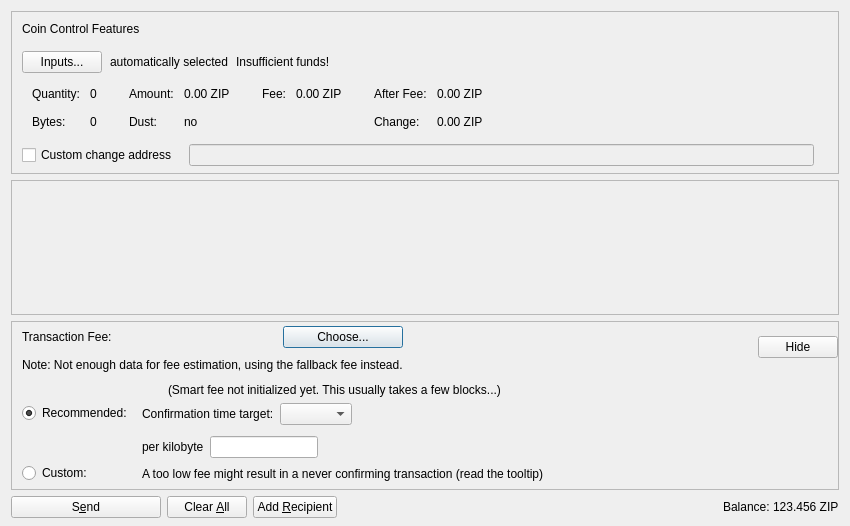
<?xml version="1.0" encoding="UTF-8"?>
<ui version="4.0">
 <class>SendCoinsDialog</class>
 <widget class="QDialog" name="SendCoinsDialog">
  <property name="geometry">
   <rect>
    <x>0</x>
    <y>0</y>
    <width>850</width>
    <height>526</height>
   </rect>
  </property>
  <property name="windowTitle">
   <string>Send Coins</string>
  </property>
  <layout class="QVBoxLayout" name="verticalLayout" stretch="0,1,0,0">
   <property name="bottomMargin">
    <number>8</number>
   </property>
   <item>
    <widget class="QFrame" name="frameCoinControl">
     <property name="sizePolicy">
      <sizepolicy hsizetype="Expanding" vsizetype="Expanding">
       <horstretch>0</horstretch>
       <verstretch>0</verstretch>
      </sizepolicy>
     </property>
     <property name="maximumSize">
      <size>
       <width>16777215</width>
       <height>16777215</height>
      </size>
     </property>
     <property name="frameShape">
      <enum>QFrame::StyledPanel</enum>
     </property>
     <property name="frameShadow">
      <enum>QFrame::Sunken</enum>
     </property>
     <layout class="QVBoxLayout" name="verticalLayoutCoinControl2">
      <property name="spacing">
       <number>0</number>
      </property>
      <property name="leftMargin">
       <number>0</number>
      </property>
      <property name="topMargin">
       <number>0</number>
      </property>
      <property name="rightMargin">
       <number>0</number>
      </property>
      <property name="bottomMargin">
       <number>6</number>
      </property>
      <item>
       <layout class="QVBoxLayout" name="verticalLayoutCoinControl" stretch="0,0,0,0,1">
        <property name="spacing">
         <number>0</number>
        </property>
        <property name="leftMargin">
         <number>10</number>
        </property>
        <property name="topMargin">
         <number>10</number>
        </property>
        <item>
         <layout class="QHBoxLayout" name="horizontalLayoutCoinControl1">
          <property name="bottomMargin">
           <number>15</number>
          </property>
          <item>
           <widget class="QLabel" name="labelCoinControlFeatures">
            <property name="sizePolicy">
             <sizepolicy hsizetype="Preferred" vsizetype="Maximum">
              <horstretch>0</horstretch>
              <verstretch>0</verstretch>
             </sizepolicy>
            </property>
            <property name="text">
             <string>Coin Control Features</string>
            </property>
           </widget>
          </item>
         </layout>
        </item>
        <item>
         <layout class="QHBoxLayout" name="horizontalLayoutCoinControl2" stretch="0,0,0,0">
          <property name="spacing">
           <number>8</number>
          </property>
          <property name="bottomMargin">
           <number>10</number>
          </property>
          <item>
           <widget class="QPushButton" name="pushButtonCoinControl">
            <property name="styleSheet">
             <string notr="true"/>
            </property>
            <property name="text">
             <string>Inputs...</string>
            </property>
            <property name="autoDefault">
             <bool>false</bool>
            </property>
           </widget>
          </item>
          <item>
           <widget class="QLabel" name="labelCoinControlAutomaticallySelected">
            <property name="text">
             <string>automatically selected</string>
            </property>
            <property name="margin">
             <number>5</number>
            </property>
           </widget>
          </item>
          <item>
           <widget class="QLabel" name="labelCoinControlInsuffFunds">
            <property name="text">
             <string>Insufficient funds!</string>
            </property>
            <property name="margin">
             <number>5</number>
            </property>
           </widget>
          </item>
          <item>
           <spacer name="horizontalSpacerCoinControl">
            <property name="orientation">
             <enum>Qt::Horizontal</enum>
            </property>
            <property name="sizeHint" stdset="0">
             <size>
              <width>40</width>
              <height>1</height>
             </size>
            </property>
           </spacer>
          </item>
         </layout>
        </item>
        <item>
         <widget class="QWidget" name="widgetCoinControl" native="true">
          <property name="sizePolicy">
           <sizepolicy hsizetype="Preferred" vsizetype="Preferred">
            <horstretch>0</horstretch>
            <verstretch>0</verstretch>
           </sizepolicy>
          </property>
          <property name="minimumSize">
           <size>
            <width>0</width>
            <height>0</height>
           </size>
          </property>
          <property name="styleSheet">
           <string notr="true"/>
          </property>
          <layout class="QHBoxLayout" name="horizontalLayoutCoinControl5">
           <property name="leftMargin">
            <number>0</number>
           </property>
           <property name="topMargin">
            <number>0</number>
           </property>
           <property name="rightMargin">
            <number>0</number>
           </property>
           <property name="bottomMargin">
            <number>0</number>
           </property>
           <item>
            <layout class="QHBoxLayout" name="horizontalLayoutCoinControl3" stretch="0,0,0,1">
             <property name="spacing">
              <number>20</number>
             </property>
             <property name="topMargin">
              <number>0</number>
             </property>
             <property name="bottomMargin">
              <number>10</number>
             </property>
             <item>
              <layout class="QFormLayout" name="formLayoutCoinControl1">
               <property name="horizontalSpacing">
                <number>10</number>
               </property>
               <property name="verticalSpacing">
                <number>14</number>
               </property>
               <property name="leftMargin">
                <number>10</number>
               </property>
               <property name="topMargin">
                <number>4</number>
               </property>
               <property name="rightMargin">
                <number>6</number>
               </property>
               <item row="0" column="0">
                <widget class="QLabel" name="labelCoinControlQuantityText">
                 <property name="text">
                  <string>Quantity:</string>
                 </property>
                 <property name="margin">
                  <number>0</number>
                 </property>
                </widget>
               </item>
               <item row="0" column="1">
                <widget class="QLabel" name="labelCoinControlQuantity">
                 <property name="cursor">
                  <cursorShape>IBeamCursor</cursorShape>
                 </property>
                 <property name="contextMenuPolicy">
                  <enum>Qt::ActionsContextMenu</enum>
                 </property>
                 <property name="text">
                  <string notr="true">0</string>
                 </property>
                 <property name="margin">
                  <number>0</number>
                 </property>
                 <property name="textInteractionFlags">
                  <set>Qt::LinksAccessibleByMouse|Qt::TextSelectableByKeyboard|Qt::TextSelectableByMouse</set>
                 </property>
                </widget>
               </item>
               <item row="1" column="0">
                <widget class="QLabel" name="labelCoinControlBytesText">
                 <property name="text">
                  <string>Bytes:</string>
                 </property>
                </widget>
               </item>
               <item row="1" column="1">
                <widget class="QLabel" name="labelCoinControlBytes">
                 <property name="cursor">
                  <cursorShape>IBeamCursor</cursorShape>
                 </property>
                 <property name="contextMenuPolicy">
                  <enum>Qt::ActionsContextMenu</enum>
                 </property>
                 <property name="text">
                  <string notr="true">0</string>
                 </property>
                 <property name="textInteractionFlags">
                  <set>Qt::LinksAccessibleByMouse|Qt::TextSelectableByKeyboard|Qt::TextSelectableByMouse</set>
                 </property>
                </widget>
               </item>
              </layout>
             </item>
             <item>
              <layout class="QFormLayout" name="formLayoutCoinControl2">
               <property name="horizontalSpacing">
                <number>10</number>
               </property>
               <property name="verticalSpacing">
                <number>14</number>
               </property>
               <property name="leftMargin">
                <number>6</number>
               </property>
               <property name="topMargin">
                <number>4</number>
               </property>
               <property name="rightMargin">
                <number>6</number>
               </property>
               <item row="0" column="0">
                <widget class="QLabel" name="labelCoinControlAmountText">
                 <property name="text">
                  <string>Amount:</string>
                 </property>
                 <property name="margin">
                  <number>0</number>
                 </property>
                </widget>
               </item>
               <item row="0" column="1">
                <widget class="QLabel" name="labelCoinControlAmount">
                 <property name="cursor">
                  <cursorShape>IBeamCursor</cursorShape>
                 </property>
                 <property name="contextMenuPolicy">
                  <enum>Qt::ActionsContextMenu</enum>
                 </property>
                 <property name="text">
                  <string notr="true">0.00 ZIP</string>
                 </property>
                 <property name="textInteractionFlags">
                  <set>Qt::LinksAccessibleByMouse|Qt::TextSelectableByKeyboard|Qt::TextSelectableByMouse</set>
                 </property>
                </widget>
               </item>
               <item row="1" column="0">
                <widget class="QLabel" name="labelCoinControlLowOutputText">
                 <property name="text">
                  <string>Dust:</string>
                 </property>
                </widget>
               </item>
               <item row="1" column="1">
                <widget class="QLabel" name="labelCoinControlLowOutput">
                 <property name="cursor">
                  <cursorShape>IBeamCursor</cursorShape>
                 </property>
                 <property name="contextMenuPolicy">
                  <enum>Qt::ActionsContextMenu</enum>
                 </property>
                 <property name="text">
                  <string notr="true">no</string>
                 </property>
                 <property name="textInteractionFlags">
                  <set>Qt::LinksAccessibleByMouse|Qt::TextSelectableByKeyboard|Qt::TextSelectableByMouse</set>
                 </property>
                </widget>
               </item>
              </layout>
             </item>
             <item>
              <layout class="QFormLayout" name="formLayoutCoinControl3">
               <property name="horizontalSpacing">
                <number>10</number>
               </property>
               <property name="verticalSpacing">
                <number>14</number>
               </property>
               <property name="leftMargin">
                <number>6</number>
               </property>
               <property name="topMargin">
                <number>4</number>
               </property>
               <property name="rightMargin">
                <number>6</number>
               </property>
               <item row="0" column="0">
                <widget class="QLabel" name="labelCoinControlFeeText">
                 <property name="text">
                  <string>Fee:</string>
                 </property>
                 <property name="margin">
                  <number>0</number>
                 </property>
                </widget>
               </item>
               <item row="0" column="1">
                <widget class="QLabel" name="labelCoinControlFee">
                 <property name="cursor">
                  <cursorShape>IBeamCursor</cursorShape>
                 </property>
                 <property name="contextMenuPolicy">
                  <enum>Qt::ActionsContextMenu</enum>
                 </property>
                 <property name="text">
                  <string notr="true">0.00 ZIP</string>
                 </property>
                 <property name="textInteractionFlags">
                  <set>Qt::LinksAccessibleByMouse|Qt::TextSelectableByKeyboard|Qt::TextSelectableByMouse</set>
                 </property>
                </widget>
               </item>
              </layout>
             </item>
             <item>
              <layout class="QFormLayout" name="formLayoutCoinControl4">
               <property name="horizontalSpacing">
                <number>10</number>
               </property>
               <property name="verticalSpacing">
                <number>14</number>
               </property>
               <property name="leftMargin">
                <number>6</number>
               </property>
               <property name="topMargin">
                <number>4</number>
               </property>
               <property name="rightMargin">
                <number>6</number>
               </property>
               <item row="0" column="0">
                <widget class="QLabel" name="labelCoinControlAfterFeeText">
                 <property name="text">
                  <string>After Fee:</string>
                 </property>
                 <property name="margin">
                  <number>0</number>
                 </property>
                </widget>
               </item>
               <item row="0" column="1">
                <widget class="QLabel" name="labelCoinControlAfterFee">
                 <property name="cursor">
                  <cursorShape>IBeamCursor</cursorShape>
                 </property>
                 <property name="contextMenuPolicy">
                  <enum>Qt::ActionsContextMenu</enum>
                 </property>
                 <property name="text">
                  <string notr="true">0.00 ZIP</string>
                 </property>
                 <property name="textInteractionFlags">
                  <set>Qt::LinksAccessibleByMouse|Qt::TextSelectableByKeyboard|Qt::TextSelectableByMouse</set>
                 </property>
                </widget>
               </item>
               <item row="1" column="0">
                <widget class="QLabel" name="labelCoinControlChangeText">
                 <property name="text">
                  <string>Change:</string>
                 </property>
                </widget>
               </item>
               <item row="1" column="1">
                <widget class="QLabel" name="labelCoinControlChange">
                 <property name="cursor">
                  <cursorShape>IBeamCursor</cursorShape>
                 </property>
                 <property name="contextMenuPolicy">
                  <enum>Qt::ActionsContextMenu</enum>
                 </property>
                 <property name="text">
                  <string notr="true">0.00 ZIP</string>
                 </property>
                 <property name="textInteractionFlags">
                  <set>Qt::LinksAccessibleByMouse|Qt::TextSelectableByKeyboard|Qt::TextSelectableByMouse</set>
                 </property>
                </widget>
               </item>
              </layout>
             </item>
            </layout>
           </item>
          </layout>
         </widget>
        </item>
        <item>
         <layout class="QHBoxLayout" name="horizontalLayoutCoinControl4" stretch="0,0,0">
          <property name="spacing">
           <number>12</number>
          </property>
          <property name="sizeConstraint">
           <enum>QLayout::SetDefaultConstraint</enum>
          </property>
          <property name="topMargin">
           <number>5</number>
          </property>
          <property name="rightMargin">
           <number>5</number>
          </property>
          <item>
           <widget class="QCheckBox" name="checkBoxCoinControlChange">
            <property name="toolTip">
             <string>If this is activated, but the change address is empty or invalid, change will be sent to a newly generated address.</string>
            </property>
            <property name="text">
             <string>Custom change address</string>
            </property>
           </widget>
          </item>
          <item>
           <widget class="QValidatedLineEdit" name="lineEditCoinControlChange">
            <property name="enabled">
             <bool>false</bool>
            </property>
            <property name="sizePolicy">
             <sizepolicy hsizetype="Expanding" vsizetype="Fixed">
              <horstretch>0</horstretch>
              <verstretch>0</verstretch>
             </sizepolicy>
            </property>
           </widget>
          </item>
          <item>
           <widget class="QLabel" name="labelCoinControlChangeLabel">
            <property name="sizePolicy">
             <sizepolicy hsizetype="Preferred" vsizetype="Expanding">
              <horstretch>0</horstretch>
              <verstretch>0</verstretch>
             </sizepolicy>
            </property>
            <property name="minimumSize">
             <size>
              <width>0</width>
              <height>0</height>
             </size>
            </property>
            <property name="text">
             <string/>
            </property>
            <property name="margin">
             <number>3</number>
            </property>
           </widget>
          </item>
         </layout>
        </item>
        <item>
         <spacer name="verticalSpacerCoinControl">
          <property name="orientation">
           <enum>Qt::Vertical</enum>
          </property>
          <property name="sizeHint" stdset="0">
           <size>
            <width>800</width>
            <height>1</height>
           </size>
          </property>
         </spacer>
        </item>
       </layout>
      </item>
     </layout>
    </widget>
   </item>
   <item>
    <widget class="QScrollArea" name="scrollArea">
     <property name="widgetResizable">
      <bool>true</bool>
     </property>
     <widget class="QWidget" name="scrollAreaWidgetContents">
      <property name="geometry">
       <rect>
        <x>0</x>
        <y>0</y>
        <width>830</width>
        <height>104</height>
       </rect>
      </property>
      <layout class="QVBoxLayout" name="verticalLayout_2" stretch="0,1">
       <property name="leftMargin">
        <number>0</number>
       </property>
       <property name="topMargin">
        <number>0</number>
       </property>
       <property name="rightMargin">
        <number>0</number>
       </property>
       <property name="bottomMargin">
        <number>0</number>
       </property>
       <item>
        <layout class="QVBoxLayout" name="entries">
         <property name="spacing">
          <number>6</number>
         </property>
        </layout>
       </item>
       <item>
        <spacer name="verticalSpacer">
         <property name="orientation">
          <enum>Qt::Vertical</enum>
         </property>
         <property name="sizeHint" stdset="0">
          <size>
           <width>20</width>
           <height>40</height>
          </size>
         </property>
        </spacer>
       </item>
      </layout>
     </widget>
    </widget>
   </item>
   <item>
    <widget class="QFrame" name="frameFee">
     <property name="sizePolicy">
      <sizepolicy hsizetype="Expanding" vsizetype="Expanding">
       <horstretch>0</horstretch>
       <verstretch>0</verstretch>
      </sizepolicy>
     </property>
     <property name="maximumSize">
      <size>
       <width>16777215</width>
       <height>16777215</height>
      </size>
     </property>
     <property name="frameShape">
      <enum>QFrame::StyledPanel</enum>
     </property>
     <property name="frameShadow">
      <enum>QFrame::Sunken</enum>
     </property>
     <layout class="QVBoxLayout" name="verticalLayoutFee1">
      <property name="spacing">
       <number>0</number>
      </property>
      <property name="leftMargin">
       <number>0</number>
      </property>
      <property name="topMargin">
       <number>0</number>
      </property>
      <property name="rightMargin">
       <number>0</number>
      </property>
      <property name="bottomMargin">
       <number>0</number>
      </property>
      <item>
       <layout class="QVBoxLayout" name="verticalLayoutFee2" stretch="0,0,0">
        <property name="spacing">
         <number>0</number>
        </property>
        <property name="leftMargin">
         <number>10</number>
        </property>
        <property name="topMargin">
         <number>0</number>
        </property>
        <item>
         <layout class="QHBoxLayout" name="horizontalLayoutFee1">
          <property name="bottomMargin">
           <number>0</number>
          </property>
          <item>
           <layout class="QVBoxLayout" name="verticalLayoutFee7">
            <property name="spacing">
             <number>0</number>
            </property>
            <item>
             <spacer name="verticalSpacerSmartFee">
              <property name="orientation">
               <enum>Qt::Vertical</enum>
              </property>
              <property name="sizeType">
               <enum>QSizePolicy::Fixed</enum>
              </property>
              <property name="sizeHint" stdset="0">
               <size>
                <width>1</width>
                <height>4</height>
               </size>
              </property>
             </spacer>
            </item>
            <item>
             <layout class="QHBoxLayout" name="horizontalLayoutSmartFee">
              <property name="spacing">
               <number>10</number>
              </property>
              <item>
               <widget class="QLabel" name="labelFeeHeadline">
                <property name="sizePolicy">
                 <sizepolicy hsizetype="Preferred" vsizetype="Maximum">
                  <horstretch>0</horstretch>
                  <verstretch>0</verstretch>
                 </sizepolicy>
                </property>
                <property name="text">
                 <string>Transaction Fee:</string>
                </property>
               </widget>
              </item>
              <item>
               <widget class="QLabel" name="labelFeeMinimized">
                <property name="text">
                 <string/>
                </property>
               </widget>
              </item>
              <item>
               <widget class="QPushButton" name="buttonChooseFee">
                <property name="text">
                 <string>Choose...</string>
                </property>
               </widget>
              </item>
             </layout>
            </item>
            <item>
             <spacer name="verticalSpacer_7">
              <property name="orientation">
               <enum>Qt::Vertical</enum>
              </property>
              <property name="sizeHint" stdset="0">
               <size>
                <width>1</width>
                <height>10</height>
               </size>
              </property>
             </spacer>
            </item>
            <item>
             <widget class="QLabel" name="fallbackFeeWarningLabel">
              <property name="toolTip">
               <string>Using the fallbackfee can result in sending a transaction that will take several hours or days (or never) to confirm. Consider choosing your fee manually or wait until you have validated the complete chain.</string>
              </property>
              <property name="text">
               <string>Note: Not enough data for fee estimation, using the fallback fee instead.</string>
              </property>
              <property name="wordWrap">
               <bool>false</bool>
              </property>
             </widget>
            </item>
            <item>
             <spacer name="verticalSpacer_5">
              <property name="orientation">
               <enum>Qt::Vertical</enum>
              </property>
              <property name="sizeHint" stdset="0">
               <size>
                <width>1</width>
                <height>1</height>
               </size>
              </property>
             </spacer>
            </item>
           </layout>
          </item>
          <item>
           <spacer name="horizontalSpacer_4">
            <property name="orientation">
             <enum>Qt::Horizontal</enum>
            </property>
            <property name="sizeHint" stdset="0">
             <size>
              <width>1</width>
              <height>1</height>
             </size>
            </property>
           </spacer>
          </item>
          <item>
           <widget class="QPushButton" name="buttonMinimizeFee">
            <property name="toolTip">
             <string>Hide transaction fee settings</string>
            </property>
            <property name="text">
             <string>Hide</string>
            </property>
           </widget>
          </item>
         </layout>
        </item>
        <item>
         <widget class="QFrame" name="frameFeeSelection">
          <layout class="QVBoxLayout" name="verticalLayoutFee12">
           <property name="spacing">
            <number>0</number>
           </property>
           <property name="leftMargin">
            <number>0</number>
           </property>
           <property name="topMargin">
            <number>0</number>
           </property>
           <property name="rightMargin">
            <number>0</number>
           </property>
           <property name="bottomMargin">
            <number>0</number>
           </property>
           <item>
            <layout class="QGridLayout" name="gridLayoutFee">
             <property name="topMargin">
              <number>10</number>
             </property>
             <property name="bottomMargin">
              <number>4</number>
             </property>
             <property name="horizontalSpacing">
              <number>10</number>
             </property>
             <property name="verticalSpacing">
              <number>4</number>
             </property>
             <item row="1" column="1">
              <layout class="QVBoxLayout" name="verticalLayoutFee8">
               <property name="spacing">
                <number>6</number>
               </property>
               <property name="topMargin">
                <number>3</number>
               </property>
               <item>
                <layout class="QHBoxLayout" name="horizontalLayoutFee13" stretch="0,0,1">
                 <item>
                  <widget class="QLabel" name="labelCustomPerKilobyte">
                   <property name="toolTip">
                    <string>If the custom fee is set to 1000 duffs and the transaction is only 250 bytes, then &quot;per kilobyte&quot; only pays 250 duffs in fee,&lt;br /&gt;while &quot;at least&quot; pays 1000 duffs. For transactions bigger than a kilobyte both pay by kilobyte.</string>
                   </property>
                   <property name="text">
                    <string>per kilobyte</string>
                   </property>
                  </widget>
                 </item>
                 <item>
                  <widget class="BitcoinAmountField" name="customFee"/>
                 </item>
                 <item>
                  <spacer name="horizontalSpacer_6">
                   <property name="orientation">
                    <enum>Qt::Horizontal</enum>
                   </property>
                   <property name="sizeHint" stdset="0">
                    <size>
                     <width>1</width>
                     <height>1</height>
                    </size>
                   </property>
                  </spacer>
                 </item>
                </layout>
               </item>
               <item>
                <layout class="QHBoxLayout" name="horizontalLayoutFee8">
                 <item>
                  <widget class="QLabel" name="labelCustomFeeWarning">
                   <property name="enabled">
                    <bool>true</bool>
                   </property>
                   <property name="toolTip">
                    <string>When there is less transaction volume than space in the blocks, miners as well as relaying nodes may enforce a minimum fee. Paying only this minimum fee is just fine, but be aware that this can result in a never confirming transaction once there is more demand for ZIP transactions than the network can process.</string>
                   </property>
                   <property name="text">
                    <string>A too low fee might result in a never confirming transaction (read the tooltip)</string>
                   </property>
                  </widget>
                 </item>
                 <item>
                  <spacer name="horizontalSpacer_2">
                   <property name="orientation">
                    <enum>Qt::Horizontal</enum>
                   </property>
                   <property name="sizeHint" stdset="0">
                    <size>
                     <width>1</width>
                     <height>1</height>
                    </size>
                   </property>
                  </spacer>
                 </item>
                </layout>
               </item>
              </layout>
             </item>
             <item row="0" column="0">
              <layout class="QVBoxLayout" name="verticalLayoutFee4" stretch="0,1">
               <property name="topMargin">
                <number>20</number>
               </property>
               <property name="bottomMargin">
                <number>3</number>
               </property>
               <item>
                <widget class="QRadioButton" name="radioSmartFee">
                 <property name="text">
                  <string>Recommended:</string>
                 </property>
                 <property name="checked">
                  <bool>true</bool>
                 </property>
                 <attribute name="buttonGroup">
                  <string notr="true">groupFee</string>
                 </attribute>
                </widget>
               </item>
               <item>
                <spacer name="verticalSpacer_2">
                 <property name="orientation">
                  <enum>Qt::Vertical</enum>
                 </property>
                 <property name="sizeHint" stdset="0">
                  <size>
                   <width>1</width>
                   <height>1</height>
                  </size>
                 </property>
                </spacer>
               </item>
              </layout>
             </item>
             <item row="1" column="0">
              <layout class="QVBoxLayout" name="verticalLayoutFee9" stretch="0,1">
               <property name="topMargin">
                <number>30</number>
               </property>
               <item>
                <widget class="QRadioButton" name="radioCustomFee">
                 <property name="text">
                  <string>Custom:</string>
                 </property>
                 <attribute name="buttonGroup">
                  <string notr="true">groupFee</string>
                 </attribute>
                </widget>
               </item>
               <item>
                <spacer name="verticalSpacer_6">
                 <property name="orientation">
                  <enum>Qt::Vertical</enum>
                 </property>
                 <property name="sizeHint" stdset="0">
                  <size>
                   <width>1</width>
                   <height>1</height>
                  </size>
                 </property>
                </spacer>
               </item>
              </layout>
             </item>
             <item row="0" column="1">
              <layout class="QVBoxLayout" name="verticalLayoutFee3" stretch="0,0,1">
               <property name="spacing">
                <number>6</number>
               </property>
               <property name="topMargin">
                <number>0</number>
               </property>
               <property name="bottomMargin">
                <number>3</number>
               </property>
               <item>
                <layout class="QHBoxLayout" name="horizontalLayoutFee12">
                 <item>
                  <widget class="QLabel" name="labelSmartFee">
                   <property name="text">
                    <string/>
                   </property>
                  </widget>
                 </item>
                 <item>
                  <widget class="QLabel" name="labelFeeEstimation">
                   <property name="text">
                    <string/>
                   </property>
                  </widget>
                 </item>
                 <item>
                  <widget class="QLabel" name="labelSmartFee2">
                   <property name="text">
                    <string>(Smart fee not initialized yet. This usually takes a few blocks...)</string>
                   </property>
                  </widget>
                 </item>
                 <item>
                  <spacer name="horizontalSpacer_5">
                   <property name="orientation">
                    <enum>Qt::Horizontal</enum>
                   </property>
                   <property name="sizeHint" stdset="0">
                    <size>
                     <width>1</width>
                     <height>1</height>
                    </size>
                   </property>
                  </spacer>
                 </item>
                </layout>
               </item>
               <item>
                <layout class="QHBoxLayout" name="horizontalLayoutFee9">
                 <item>
                  <layout class="QVBoxLayout" name="verticalLayoutFee6">
                   <item>
                    <widget class="QLabel" name="labelSmartFee3">
                     <property name="text">
                      <string>Confirmation time target:</string>
                     </property>
                    </widget>
                   </item>
                  </layout>
                 </item>
                 <item>
                  <layout class="QVBoxLayout" name="verticalLayoutFee5">
                   <property name="rightMargin">
                    <number>30</number>
                   </property>
                   <item>
                    <layout class="QHBoxLayout" name="horizontalLayoutConfTarget">
                     <property name="bottomMargin">
                      <number>0</number>
                     </property>
                     <item>
                      <widget class="QComboBox" name="confTargetSelector"/>
                     </item>
                     <item>
                      <spacer name="horizontalSpacerConfTarget">
                       <property name="orientation">
                        <enum>Qt::Horizontal</enum>
                       </property>
                       <property name="sizeHint" stdset="0">
                        <size>
                         <width>40</width>
                         <height>20</height>
                        </size>
                       </property>
                      </spacer>
                     </item>
                    </layout>
                   </item>
                  </layout>
                 </item>
                </layout>
               </item>
               <item>
                <spacer name="verticalSpacer_4">
                 <property name="orientation">
                  <enum>Qt::Vertical</enum>
                 </property>
                 <property name="sizeHint" stdset="0">
                  <size>
                   <width>1</width>
                   <height>1</height>
                  </size>
                 </property>
                </spacer>
               </item>
              </layout>
             </item>
            </layout>
           </item>
          </layout>
         </widget>
        </item>
        <item>
         <spacer name="verticalSpacerFee">
          <property name="orientation">
           <enum>Qt::Vertical</enum>
          </property>
          <property name="sizeHint" stdset="0">
           <size>
            <width>800</width>
            <height>1</height>
           </size>
          </property>
         </spacer>
        </item>
       </layout>
      </item>
     </layout>
    </widget>
   </item>
   <item>
    <layout class="QHBoxLayout" name="horizontalLayout">
     <item>
      <widget class="QPushButton" name="sendButton">
       <property name="minimumSize">
        <size>
         <width>150</width>
         <height>0</height>
        </size>
       </property>
       <property name="toolTip">
        <string>Confirm the send action</string>
       </property>
       <property name="text">
        <string>S&amp;end</string>
       </property>
       <property name="autoDefault">
        <bool>false</bool>
       </property>
       <property name="default">
        <bool>false</bool>
       </property>
      </widget>
     </item>
     <item>
      <widget class="QPushButton" name="clearButton">
       <property name="sizePolicy">
        <sizepolicy hsizetype="Minimum" vsizetype="Fixed">
         <horstretch>0</horstretch>
         <verstretch>0</verstretch>
        </sizepolicy>
       </property>
       <property name="toolTip">
        <string>Clear all fields of the form.</string>
       </property>
       <property name="text">
        <string>Clear &amp;All</string>
       </property>
       <property name="autoDefault">
        <bool>false</bool>
       </property>
      </widget>
     </item>
     <item>
      <widget class="QPushButton" name="addButton">
       <property name="toolTip">
        <string>Send to multiple recipients at once</string>
       </property>
       <property name="text">
        <string>Add &amp;Recipient</string>
       </property>
       <property name="autoDefault">
        <bool>false</bool>
       </property>
      </widget>
     </item>
     <item>
      <spacer name="horizontalSpacer">
       <property name="orientation">
        <enum>Qt::Horizontal</enum>
       </property>
       <property name="sizeHint" stdset="0">
        <size>
         <width>40</width>
         <height>20</height>
        </size>
       </property>
      </spacer>
     </item>
     <item>
      <layout class="QHBoxLayout" name="horizontalLayout_2">
       <property name="spacing">
        <number>3</number>
       </property>
       <item>
        <widget class="QLabel" name="labelBalanceName">
         <property name="text">
          <string>Balance:</string>
         </property>
        </widget>
       </item>
       <item>
        <widget class="QLabel" name="labelBalance">
         <property name="sizePolicy">
          <sizepolicy hsizetype="Preferred" vsizetype="Preferred">
           <horstretch>0</horstretch>
           <verstretch>0</verstretch>
          </sizepolicy>
         </property>
         <property name="cursor">
          <cursorShape>IBeamCursor</cursorShape>
         </property>
         <property name="text">
          <string notr="true">123.456 ZIP</string>
         </property>
         <property name="textInteractionFlags">
          <set>Qt::LinksAccessibleByMouse|Qt::TextSelectableByKeyboard|Qt::TextSelectableByMouse</set>
         </property>
        </widget>
       </item>
      </layout>
     </item>
    </layout>
   </item>
  </layout>
 </widget>
 <customwidgets>
  <customwidget>
   <class>QValidatedLineEdit</class>
   <extends>QLineEdit</extends>
   <header>qt/qvalidatedlineedit.h</header>
  </customwidget>
  <customwidget>
   <class>BitcoinAmountField</class>
   <extends>QLineEdit</extends>
   <header>qt/bitcoinamountfield.h</header>
   <container>1</container>
  </customwidget>
 </customwidgets>
 <resources>
  <include location="../zip.qrc"/>
 </resources>
 <connections/>
 <buttongroups>
  <buttongroup name="groupFee"/>
 </buttongroups>
</ui>
